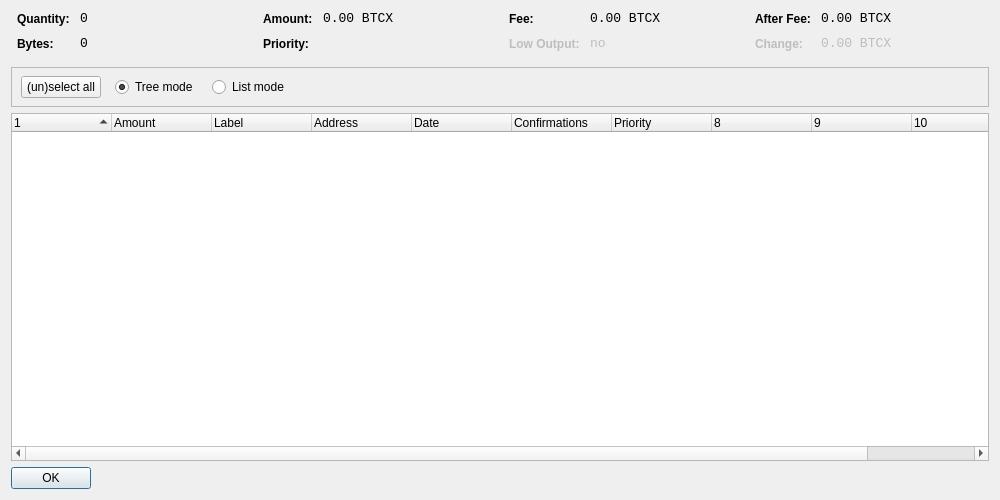
<?xml version="1.0" encoding="UTF-8"?>
<ui version="4.0">
 <class>CoinControlDialog</class>
 <widget class="QDialog" name="CoinControlDialog">
  <property name="geometry">
   <rect>
    <x>0</x>
    <y>0</y>
    <width>1000</width>
    <height>500</height>
   </rect>
  </property>
  <property name="windowTitle">
   <string>Coin Control</string>
  </property>
  <layout class="QVBoxLayout" name="verticalLayout">
   <item>
    <layout class="QHBoxLayout" name="horizontalLayoutTop" stretch="0,0,0,0">
     <property name="topMargin">
      <number>0</number>
     </property>
     <property name="bottomMargin">
      <number>10</number>
     </property>
     <item>
      <layout class="QFormLayout" name="formLayoutCoinControl1">
       <property name="horizontalSpacing">
        <number>10</number>
       </property>
       <property name="verticalSpacing">
        <number>10</number>
       </property>
       <property name="leftMargin">
        <number>6</number>
       </property>
       <property name="rightMargin">
        <number>6</number>
       </property>
       <item row="0" column="0">
        <widget class="QLabel" name="labelCoinControlQuantityText">
         <property name="styleSheet">
          <string notr="true">font-weight:bold;</string>
         </property>
         <property name="text">
          <string>Quantity:</string>
         </property>
        </widget>
       </item>
       <item row="0" column="1">
        <widget class="QLabel" name="labelCoinControlQuantity">
         <property name="font">
          <font>
           <family>Monospace</family>
           <pointsize>10</pointsize>
          </font>
         </property>
         <property name="cursor">
          <cursorShape>IBeamCursor</cursorShape>
         </property>
         <property name="contextMenuPolicy">
          <enum>Qt::ActionsContextMenu</enum>
         </property>
         <property name="text">
          <string notr="true">0</string>
         </property>
         <property name="textInteractionFlags">
          <set>Qt::LinksAccessibleByMouse|Qt::TextSelectableByKeyboard|Qt::TextSelectableByMouse</set>
         </property>
        </widget>
       </item>
       <item row="1" column="0">
        <widget class="QLabel" name="labelCoinControlBytesText">
         <property name="styleSheet">
          <string notr="true">font-weight:bold;</string>
         </property>
         <property name="text">
          <string>Bytes:</string>
         </property>
        </widget>
       </item>
       <item row="1" column="1">
        <widget class="QLabel" name="labelCoinControlBytes">
         <property name="font">
          <font>
           <family>Monospace</family>
           <pointsize>10</pointsize>
          </font>
         </property>
         <property name="cursor">
          <cursorShape>IBeamCursor</cursorShape>
         </property>
         <property name="contextMenuPolicy">
          <enum>Qt::ActionsContextMenu</enum>
         </property>
         <property name="text">
          <string notr="true">0</string>
         </property>
         <property name="textInteractionFlags">
          <set>Qt::LinksAccessibleByMouse|Qt::TextSelectableByKeyboard|Qt::TextSelectableByMouse</set>
         </property>
        </widget>
       </item>
      </layout>
     </item>
     <item>
      <layout class="QFormLayout" name="formLayoutCoinControl2">
       <property name="horizontalSpacing">
        <number>10</number>
       </property>
       <property name="verticalSpacing">
        <number>10</number>
       </property>
       <property name="leftMargin">
        <number>6</number>
       </property>
       <property name="rightMargin">
        <number>6</number>
       </property>
       <item row="0" column="0">
        <widget class="QLabel" name="labelCoinControlAmountText">
         <property name="styleSheet">
          <string notr="true">font-weight:bold;</string>
         </property>
         <property name="text">
          <string>Amount:</string>
         </property>
        </widget>
       </item>
       <item row="0" column="1">
        <widget class="QLabel" name="labelCoinControlAmount">
         <property name="font">
          <font>
           <family>Monospace</family>
           <pointsize>10</pointsize>
          </font>
         </property>
         <property name="cursor">
          <cursorShape>IBeamCursor</cursorShape>
         </property>
         <property name="contextMenuPolicy">
          <enum>Qt::ActionsContextMenu</enum>
         </property>
         <property name="text">
          <string notr="true">0.00 BTCX</string>
         </property>
         <property name="textInteractionFlags">
          <set>Qt::LinksAccessibleByMouse|Qt::TextSelectableByKeyboard|Qt::TextSelectableByMouse</set>
         </property>
        </widget>
       </item>
       <item row="1" column="0">
        <widget class="QLabel" name="labelCoinControlPriorityText">
         <property name="styleSheet">
          <string notr="true">font-weight:bold;</string>
         </property>
         <property name="text">
          <string>Priority:</string>
         </property>
        </widget>
       </item>
       <item row="1" column="1">
        <widget class="QLabel" name="labelCoinControlPriority">
         <property name="font">
          <font>
           <family>Monospace</family>
           <pointsize>10</pointsize>
          </font>
         </property>
         <property name="cursor">
          <cursorShape>IBeamCursor</cursorShape>
         </property>
         <property name="contextMenuPolicy">
          <enum>Qt::ActionsContextMenu</enum>
         </property>
         <property name="text">
          <string/>
         </property>
         <property name="textInteractionFlags">
          <set>Qt::LinksAccessibleByMouse|Qt::TextSelectableByKeyboard|Qt::TextSelectableByMouse</set>
         </property>
        </widget>
       </item>
      </layout>
     </item>
     <item>
      <layout class="QFormLayout" name="formLayoutCoinControl3">
       <property name="horizontalSpacing">
        <number>10</number>
       </property>
       <property name="verticalSpacing">
        <number>10</number>
       </property>
       <property name="leftMargin">
        <number>6</number>
       </property>
       <property name="rightMargin">
        <number>6</number>
       </property>
       <item row="0" column="0">
        <widget class="QLabel" name="labelCoinControlFeeText">
         <property name="styleSheet">
          <string notr="true">font-weight:bold;</string>
         </property>
         <property name="text">
          <string>Fee:</string>
         </property>
        </widget>
       </item>
       <item row="0" column="1">
        <widget class="QLabel" name="labelCoinControlFee">
         <property name="font">
          <font>
           <family>Monospace</family>
           <pointsize>10</pointsize>
          </font>
         </property>
         <property name="cursor">
          <cursorShape>IBeamCursor</cursorShape>
         </property>
         <property name="contextMenuPolicy">
          <enum>Qt::ActionsContextMenu</enum>
         </property>
         <property name="text">
          <string notr="true">0.00 BTCX</string>
         </property>
         <property name="textInteractionFlags">
          <set>Qt::LinksAccessibleByMouse|Qt::TextSelectableByKeyboard|Qt::TextSelectableByMouse</set>
         </property>
        </widget>
       </item>
       <item row="1" column="0">
        <widget class="QLabel" name="labelCoinControlLowOutputText">
         <property name="enabled">
          <bool>false</bool>
         </property>
         <property name="styleSheet">
          <string notr="true">font-weight:bold;</string>
         </property>
         <property name="text">
          <string>Low Output:</string>
         </property>
        </widget>
       </item>
       <item row="1" column="1">
        <widget class="QLabel" name="labelCoinControlLowOutput">
         <property name="enabled">
          <bool>false</bool>
         </property>
         <property name="font">
          <font>
           <family>Monospace</family>
           <pointsize>10</pointsize>
          </font>
         </property>
         <property name="cursor">
          <cursorShape>IBeamCursor</cursorShape>
         </property>
         <property name="contextMenuPolicy">
          <enum>Qt::ActionsContextMenu</enum>
         </property>
         <property name="text">
          <string notr="true">no</string>
         </property>
         <property name="textInteractionFlags">
          <set>Qt::LinksAccessibleByMouse|Qt::TextSelectableByKeyboard|Qt::TextSelectableByMouse</set>
         </property>
        </widget>
       </item>
      </layout>
     </item>
     <item>
      <layout class="QFormLayout" name="formLayoutCoinControl4">
       <property name="horizontalSpacing">
        <number>10</number>
       </property>
       <property name="verticalSpacing">
        <number>10</number>
       </property>
       <property name="leftMargin">
        <number>6</number>
       </property>
       <property name="rightMargin">
        <number>6</number>
       </property>
       <item row="0" column="0">
        <widget class="QLabel" name="labelCoinControlAfterFeeText">
         <property name="styleSheet">
          <string notr="true">font-weight:bold;</string>
         </property>
         <property name="text">
          <string>After Fee:</string>
         </property>
        </widget>
       </item>
       <item row="0" column="1">
        <widget class="QLabel" name="labelCoinControlAfterFee">
         <property name="font">
          <font>
           <family>Monospace</family>
           <pointsize>10</pointsize>
          </font>
         </property>
         <property name="cursor">
          <cursorShape>IBeamCursor</cursorShape>
         </property>
         <property name="contextMenuPolicy">
          <enum>Qt::ActionsContextMenu</enum>
         </property>
         <property name="text">
          <string notr="true">0.00 BTCX</string>
         </property>
         <property name="textInteractionFlags">
          <set>Qt::LinksAccessibleByMouse|Qt::TextSelectableByKeyboard|Qt::TextSelectableByMouse</set>
         </property>
        </widget>
       </item>
       <item row="1" column="0">
        <widget class="QLabel" name="labelCoinControlChangeText">
         <property name="enabled">
          <bool>false</bool>
         </property>
         <property name="styleSheet">
          <string notr="true">font-weight:bold;</string>
         </property>
         <property name="text">
          <string>Change:</string>
         </property>
        </widget>
       </item>
       <item row="1" column="1">
        <widget class="QLabel" name="labelCoinControlChange">
         <property name="enabled">
          <bool>false</bool>
         </property>
         <property name="font">
          <font>
           <family>Monospace</family>
           <pointsize>10</pointsize>
          </font>
         </property>
         <property name="cursor">
          <cursorShape>IBeamCursor</cursorShape>
         </property>
         <property name="contextMenuPolicy">
          <enum>Qt::ActionsContextMenu</enum>
         </property>
         <property name="text">
          <string notr="true">0.00 BTCX</string>
         </property>
         <property name="textInteractionFlags">
          <set>Qt::LinksAccessibleByMouse|Qt::TextSelectableByKeyboard|Qt::TextSelectableByMouse</set>
         </property>
        </widget>
       </item>
      </layout>
     </item>
    </layout>
   </item>
   <item>
    <widget class="QFrame" name="frame">
     <property name="minimumSize">
      <size>
       <width>0</width>
       <height>40</height>
      </size>
     </property>
     <property name="frameShape">
      <enum>QFrame::StyledPanel</enum>
     </property>
     <property name="frameShadow">
      <enum>QFrame::Sunken</enum>
     </property>
     <widget class="QWidget" name="horizontalLayoutWidget">
      <property name="geometry">
       <rect>
        <x>10</x>
        <y>0</y>
        <width>781</width>
        <height>41</height>
       </rect>
      </property>
      <layout class="QHBoxLayout" name="horizontalLayoutPanel" stretch="0,0,0,0,0">
       <property name="spacing">
        <number>14</number>
       </property>
       <item>
        <widget class="QPushButton" name="pushButtonSelectAll">
         <property name="sizePolicy">
          <sizepolicy hsizetype="Maximum" vsizetype="Fixed">
           <horstretch>0</horstretch>
           <verstretch>0</verstretch>
          </sizepolicy>
         </property>
         <property name="text">
          <string>(un)select all</string>
         </property>
        </widget>
       </item>
       <item>
        <widget class="QRadioButton" name="radioTreeMode">
         <property name="sizePolicy">
          <sizepolicy hsizetype="Maximum" vsizetype="Fixed">
           <horstretch>0</horstretch>
           <verstretch>0</verstretch>
          </sizepolicy>
         </property>
         <property name="text">
          <string>Tree mode</string>
         </property>
         <property name="checked">
          <bool>true</bool>
         </property>
        </widget>
       </item>
       <item>
        <widget class="QRadioButton" name="radioListMode">
         <property name="sizePolicy">
          <sizepolicy hsizetype="Maximum" vsizetype="Fixed">
           <horstretch>0</horstretch>
           <verstretch>0</verstretch>
          </sizepolicy>
         </property>
         <property name="text">
          <string>List mode</string>
         </property>
        </widget>
       </item>
       <item>
        <spacer name="horizontalSpacer">
         <property name="orientation">
          <enum>Qt::Horizontal</enum>
         </property>
         <property name="sizeHint" stdset="0">
          <size>
           <width>40</width>
           <height>20</height>
          </size>
         </property>
        </spacer>
       </item>
      </layout>
     </widget>
    </widget>
   </item>
   <item>
    <widget class="CoinControlTreeWidget" name="treeWidget">
     <property name="contextMenuPolicy">
      <enum>Qt::CustomContextMenu</enum>
     </property>
     <property name="sortingEnabled">
      <bool>false</bool>
     </property>
     <property name="columnCount">
      <number>11</number>
     </property>
     <attribute name="headerShowSortIndicator" stdset="0">
      <bool>true</bool>
     </attribute>
     <attribute name="headerStretchLastSection">
      <bool>false</bool>
     </attribute>
     <column>
      <property name="text">
       <string/>
      </property>
     </column>
     <column>
      <property name="text">
       <string>Amount</string>
      </property>
     </column>
     <column>
      <property name="text">
       <string>Label</string>
      </property>
     </column>
     <column>
      <property name="text">
       <string>Address</string>
      </property>
     </column>
     <column>
      <property name="text">
       <string>Date</string>
      </property>
     </column>
     <column>
      <property name="text">
       <string>Confirmations</string>
      </property>
      <property name="toolTip">
       <string>Confirmed</string>
      </property>
     </column>
     <column>
      <property name="text">
       <string>Priority</string>
      </property>
     </column>
     <column>
      <property name="text">
       <string/>
      </property>
     </column>
     <column>
      <property name="text">
       <string/>
      </property>
     </column>
     <column>
      <property name="text">
       <string/>
      </property>
     </column>
     <column>
      <property name="text">
       <string/>
      </property>
     </column>
    </widget>
   </item>
   <item>
    <widget class="QDialogButtonBox" name="buttonBox">
     <property name="sizePolicy">
      <sizepolicy hsizetype="Maximum" vsizetype="Fixed">
       <horstretch>0</horstretch>
       <verstretch>0</verstretch>
      </sizepolicy>
     </property>
     <property name="orientation">
      <enum>Qt::Horizontal</enum>
     </property>
     <property name="standardButtons">
      <set>QDialogButtonBox::Ok</set>
     </property>
    </widget>
   </item>
  </layout>
 </widget>
 <customwidgets>
  <customwidget>
   <class>CoinControlTreeWidget</class>
   <extends>QTreeWidget</extends>
   <header>coincontroltreewidget.h</header>
  </customwidget>
 </customwidgets>
 <resources/>
 <connections/>
</ui>
